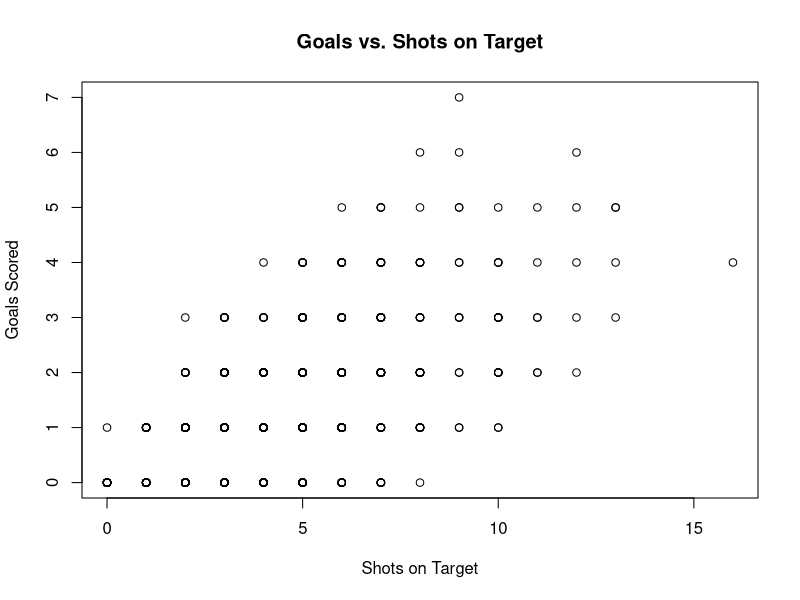
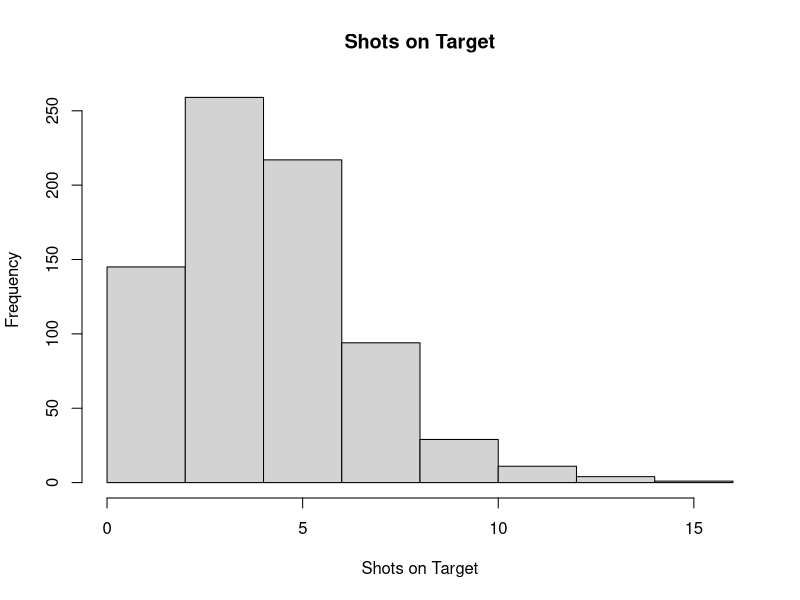
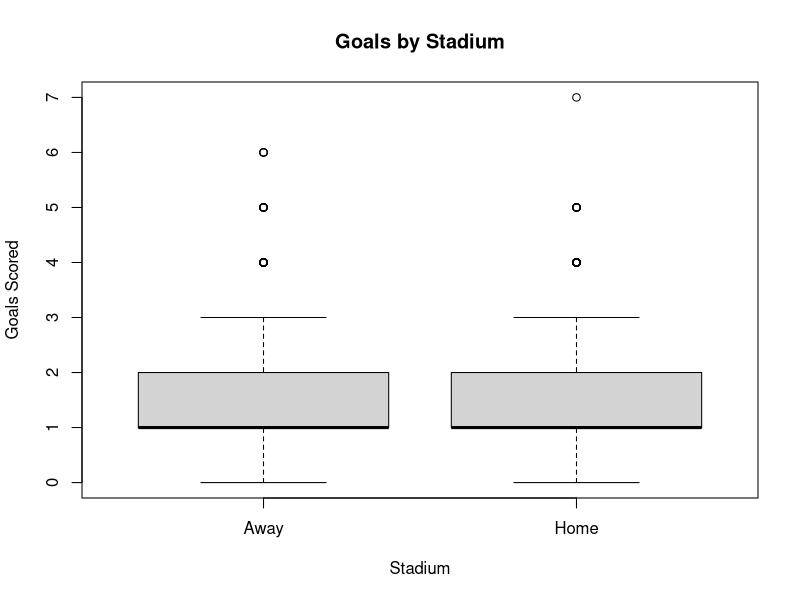
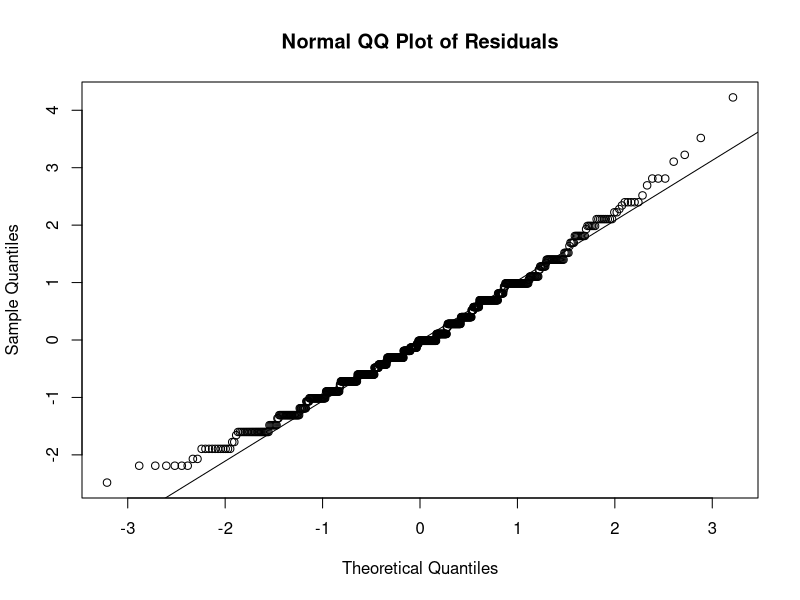

These figures' R source, in order:
data <- read.csv("Data/epl_project_data.csv")
attach(data)

mean(ShotsOnTarget)
median(ShotsOnTarget)
sd(ShotsOnTarget)
var(ShotsOnTarget)
fivenum(ShotsOnTarget)
summary(ShotsOnTarget)

mean(Goals)
median(Goals)
sd(Goals)
var(Goals)
fivenum(Goals)
summary(Goals)

cor(ShotsOnTarget, Goals)

tapply(Goals, Venue, mean)
tapply(Goals, Venue, sd)
tapply(ShotsOnTarget, Venue, mean)

fit <- lm(Goals ~ ShotsOnTarget, data = data)

plot(ShotsOnTarget, Goals, main = "Goals vs. Shots on Target", xlab = "Shots on Target", ylab = "Goals Scored")
hist(ShotsOnTarget, main = "Shots on Target", xlab = "Shots on Target", ylab = "Frequency")
boxplot(Goals ~ Venue, main = "Goals by Stadium", xlab = "Stadium", ylab = "Goals Scored")

summary(fit)
confint(fit, level = 0.95)

qqnorm(resid(fit), main = "Normal QQ Plot of Residuals")
qqline(resid(fit))
